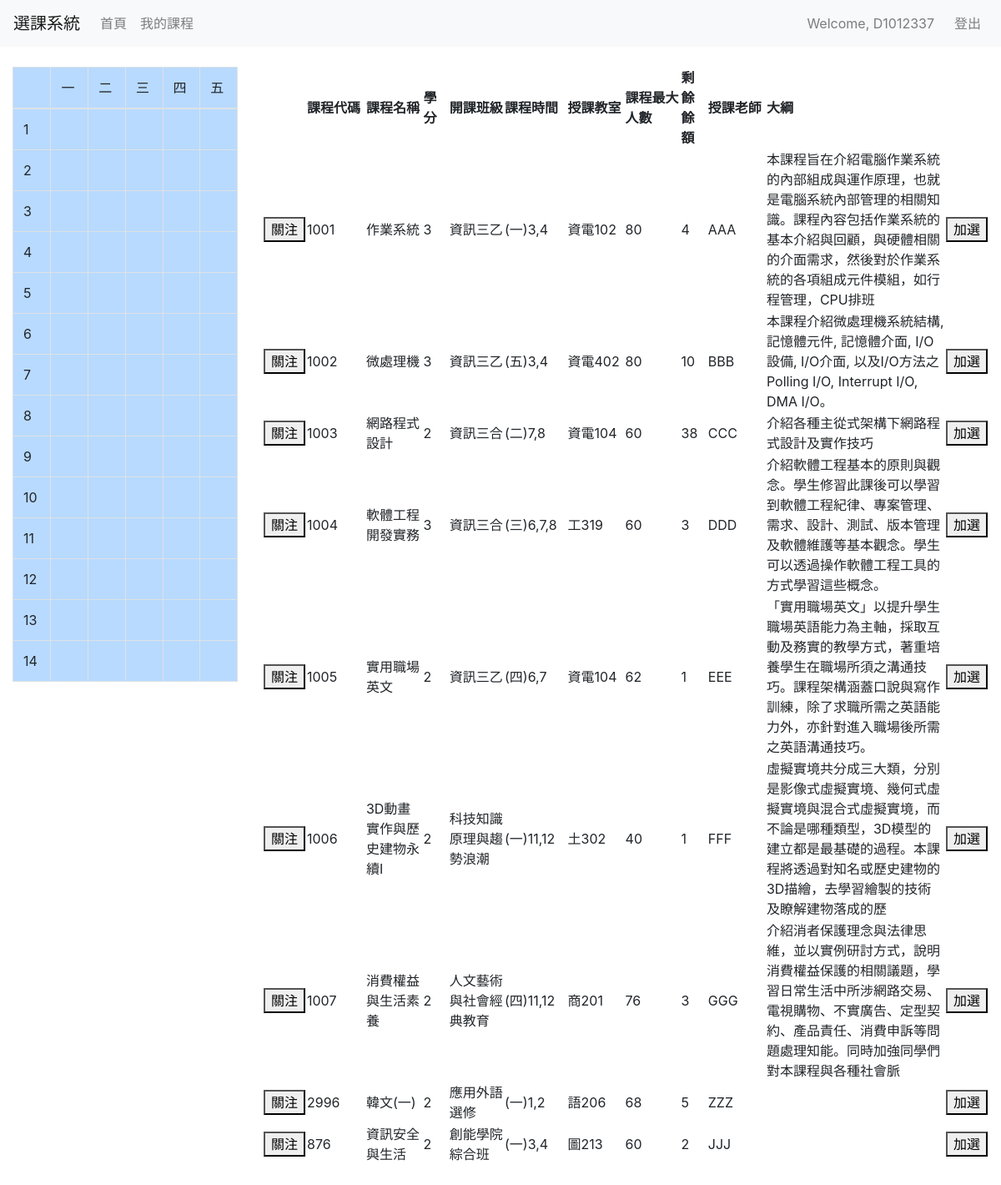
The app's page /app/index.php (signed in), older data.
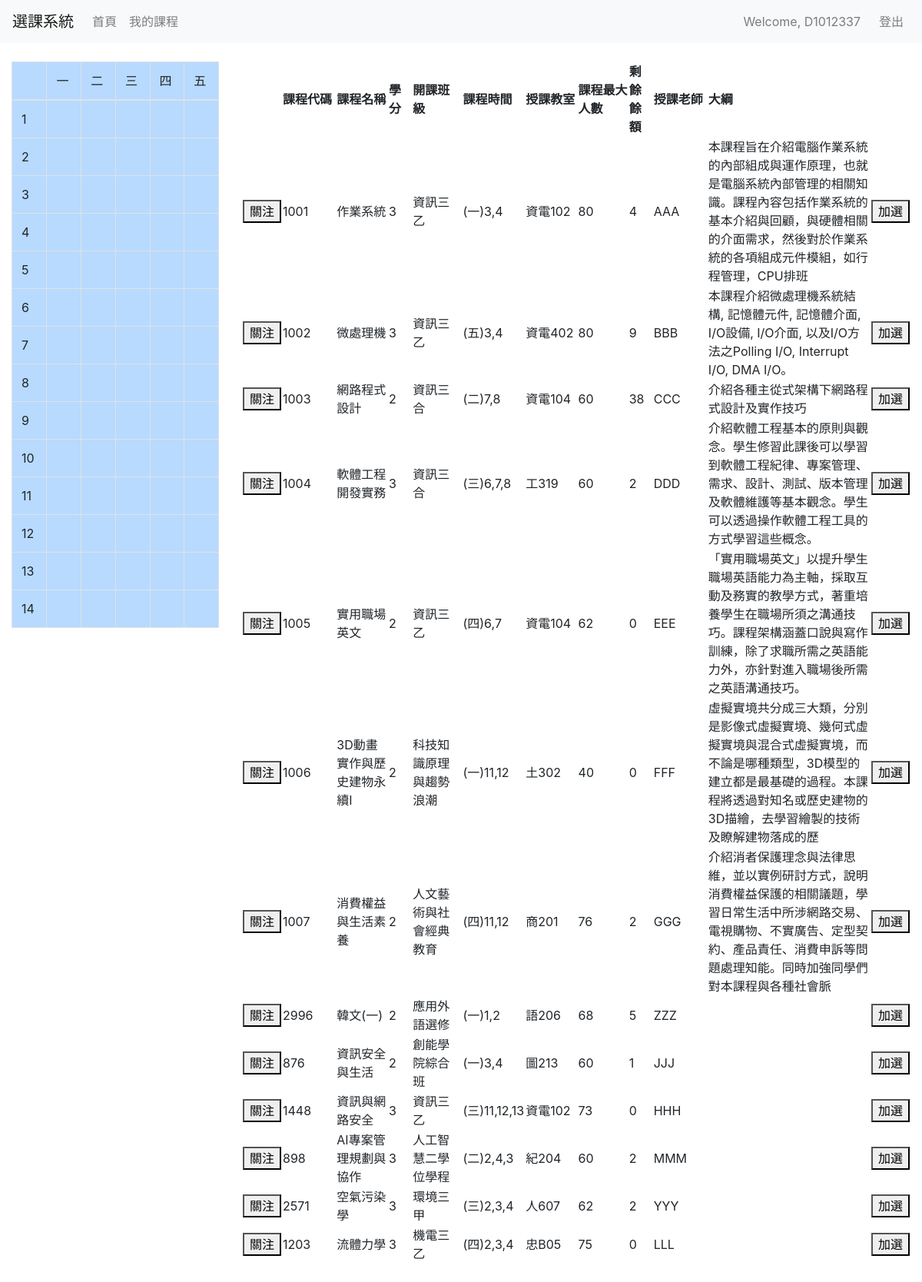
The same page, newer data.
### tables this page shows
CREATE TABLE `all_course` (
  `id` int(11) NOT NULL,
  `code` int(4) NOT NULL,
  `name` varchar(50) NOT NULL,
  `credit` int(1) NOT NULL,
  `opening_class` varchar(20) NOT NULL,
  `time` varchar(30) NOT NULL,
  `classroom` varchar(30) NOT NULL,
  `initial_quota` int(5) NOT NULL,
  `number_of_vacancies` int(5) NOT NULL,
  `teacher_id` char(8) NOT NULL,
  `outlined` varchar(100) NOT NULL
);

CREATE TABLE `teacher_information` (
  `id` char(8) NOT NULL,
  `name` varchar(20) NOT NULL,
  `email` varchar(30) NOT NULL
);

### app/GetDataFromDB.php (called while the page is built, shortened)
<?php
function GetCourse($conn, $tableName, $courseCode)
{
    $sql = "SELECT * FROM $tableName WHERE code='$courseCode'";
    $result = mysqli_query($conn, $sql);
    if (mysqli_num_rows($result) > 0) {
        return $result;
    }
    return null;
}
function GetFocusedCourse($conn, $studentId, $courseCode)
{
    $sql = "SELECT * FROM focused_course WHERE course_code='$courseCode' AND student_id='$studentId'";
    $result = mysqli_query($conn, $sql);
    return null;
}
function GetCourseTime($conn, $courseCode)
{
    $sql = "SELECT time FROM all_course WHERE code='$courseCode'";
    $result = mysqli_query($conn, $sql);
    if (mysqli_num_rows($result) > 0) {
        return $result;
    }
    return null;
}
function GetTeacherName($conn, $id)
{
    $sql = "SELECT name FROM teacher_information WHERE id='$id'";
    $result = mysqli_query($conn, $sql);
    if (mysqli_num_rows($result) > 0) {
        return $result;
    }
    return null;
}
function GetSelectedCourseFromAllCourse($conn, $id)
{
    $sql = "SELECT * FROM selected_course WHERE student_id = '$id'";
    $result = $conn->query($sql);
    return $result;
}
function GetCredit($conn, $id)
{
    $result = GetSelectedCourseFromAllCourse($conn, $id);
    $credit = 0;
    return $credit;
}
function ConfirmSelectedCourse($conn, $id, $code)
{
    $sql = "SELECT * FROM selected_course WHERE student_id = '$id'";
    $result = $conn->query($sql);
    return false;
}
?>

### app/index.php (the view, shortened to what this page needs)
<?php
    include("conn.php");
    include("GetDataFromDB.php");
?>
<!DOCTYPE html>
<html lang="en">
<head>
    <link rel="stylesheet" href="https://cdn.datatables.net/1.11.3/css/jquery.dataTables.min.css">
    <link rel="stylesheet" href="https://maxcdn.bootstrapcdn.com/bootstrap/4.0.0/css/bootstrap.min.css">
</head>
<body>
    <?php
    if (isset($_SESSION["loggedin"]) && $_SESSION["loggedin"] === true) {
        $user_nid = $_SESSION["nid"];
    } else {
        $user_nid = "";
    }
    ?>
    <nav class="navbar navbar-expand-lg navbar-light bg-light">
        <a class="navbar-brand" href="#">選課系統</a>
        <div class="collapse navbar-collapse" id="navbarNav">
            <ul class="navbar-nav mr-auto">
                <li class="nav-item">
                    <a class="nav-link" href="./index.php">首頁</a>
                </li>
                <li class="nav-item">
                    <a class="nav-link" href="./MyCourse.php">我的課程</a>
                </li>
            </ul>
            <ul class="navbar-nav ml-auto">
                <li class="nav-item">
                    <span class="navbar-text mr-3">
                        <?php echo "Welcome, $user_nid"; ?>
                    </span>
                </li>
                <li class="nav-item">
                    <a class="nav-link" href="logout.php">登出</a>
                </li>
            </ul>
        </div>
    </nav>
<div class="container-fluid">
        <div class="row py-4">
            <div class="col-md-3">
                <?php include("curriculum.php") ?>
            </div>
            <div class="col-md-9">
                <div class="container p-0 m-0" style="width: 100%; max-width: 100%;">
                <table id="table_id" class="display">
                        <thead>
                            <tr>
                                <th style='height: 15px;'></th>
                                <th>課程代碼</th>
                                <th>課程名稱</th>
                                <th>學分</th>
                                <th>開課班級</th>
                                <th>課程時間</th>
                                <th>授課教室</th>
                                <th>課程最大人數</th>
                                <th>剩餘餘額</th>
                                <th>授課老師</th>
                                <th>大綱</th>
                                <th></th>
                            </tr>
                        </thead>
                        <tbody>
                            <?php
                            $all_course_list_sql = "SELECT DISTINCT code FROM all_course";
                            $result = mysqli_query($conn, $all_course_list_sql);
                            $cnt = 0;
                            while ($codes = mysqli_fetch_row($result)) {
                                $all_course_codes[$cnt] = $codes[0];
                                $cnt++;
                            }
                            $codeCount = 0;
                            while ($cnt > 0) {
                                $result = GetCourse($conn, 'all_course', $all_course_codes[$codeCount]);
                                if ($result) {
                                    $row = $result->fetch_assoc(); ?>
                                    <tr>
                                        <td>
                                            <?php
                                            if (GetFocusedCourse($conn, $user_nid, $row['code'])) { ?>
                                                <a style="color: #587e31">已關注</a><?php
                                            }
                                            else { ?>
                                                <button id="focusBtn" style="width: 50px"
                                                        onclick="Focus(<?php echo $row['code']; ?>)">關注</button><?php
                                            }
                                            ?>
                                        </td>
                                        <td style='width: 9%;'>
                                            <?php echo $row['code']; ?>
                                        </td>
                                        <td style='width: 9%;'>
                                            <?php echo $row['name']; ?>
                                        </td>
                                        <td style='width: 4%;'>
                                            <?php echo $row['credit']; ?>
                                        </td>
                                        <td style='width: 9%;'>
                                            <?php echo $row['opening_class']; ?>
                                        </td>
                                        <?php
                                        $resultTmp = GetCourseTime($conn, $all_course_codes[$codeCount]);
                                        $timeStr = $resultTmp->fetch_row()[0];
                                        while ($rowTime = $resultTmp->fetch_assoc()) {
                                            $timeStr = $timeStr . ',' . str_split($rowTime['time'], 5)[1];
                                        } ?>
                                        <td style='width: 9%;'>
                                            <?php echo $timeStr; ?>
                                        </td>
                                        <td style='width: 9%;'>
                                            <?php echo $row['classroom']; ?>
                                        </td>
                                        <td style='width: 9%;'>
                                            <?php echo $row['initial_quota']; ?>
                                        </td>
                                        <td style='width: 4%;'>
                                            <?php echo $row['number_of_vacancies']; ?>
                                        </td>
                                        <td style='width: 9%;'>
                                            <?php echo GetTeacherName($conn, $row['teacher_id'])->fetch_row()[0]; ?>
                                        </td>
                                        <td style='width: 29%;'>
                                            <?php echo $row['outlined']; ?>
                                        </td>
                                        <td>
                                            <button id="addBtn" style="width: 50px"
                                                onclick="Add(<?php echo $row['code']; ?>, <?php echo GetCredit($conn, $_SESSION['nid']); ?>,
                                                <?php echo $row['number_of_vacancies']; ?>, <?php echo ConfirmSelectedCourse($conn, $_SESSION['nid'], $row['code']); ?>)">加選</button>
                                        </td>
                                    </tr>
                                    <?php
                                } else
                                    break;
                                $cnt--;
                                $codeCount++;
                            }
                            ?>
                        </tbody>
                    </table>
                </div>
            </div>
        </div>
</div>
</body>
</html>

### app/curriculum.php (shortened to what this page needs)
<?php
$weekday = ["一", "二", "三", "四", "五", "六", "日"];
$weekday_abbreviation = ["(一)", "(二)", "(三)", "(四)", "(五)", "(六)", "(日)"];
$course_time = ["1", "2", "3", "4", "5", "6",
                "7", "8", "9", "10", "11", "12",
                "13", "14"];
        echo "<table class='table table-bordered table-primary'>";
            echo "<thead>";
                echo "<tr>";
                echo "<td style='height: 25px;'></td>";
                for ($i = 0; $i < 5; $i++) {
                    $day = $weekday[$i];
                    echo "<td class='mr-0' style='width: 100px;'><font size='3'>" . $day . "</font></td>";
                }
                echo "</tr>";
            echo "</thead>";
            echo "<tbody>";
                for ($i = 0; $i < 14; $i++) {
                    echo "<tr>";
                        echo "<td class='mr-0' style='width: 100px;'><font size='3'>" . $course_time[$i] . "</font></td>";
                        for ($j = 0; $j < 5; $j++) {
                            $time = $weekday_abbreviation[$j] . $i + 1;
                            findSql($time);
                        }
                    echo "</tr>";
                }
            echo "</tbody>";
        echo "</table>";
        function findSql ($time) {
            include("conn.php");
            $select_course_sql = "SELECT DISTINCT *
                                    FROM selected_course sc
                                    JOIN all_course ac
                                    ON sc.course_code = ac.code AND sc.time = ac.time;
                                    ";
            $result = mysqli_query($conn, $select_course_sql);
            echo "<td class='mr-0'><font size='3'>";
            echo "</font></td>";
        }
?>

Row changes from the older to the newer data that the page shows:
changed all_course "微處理機": number_of_vacancies "10" → "9"
changed all_course "軟體工程開發實務": number_of_vacancies "3" → "2"
changed all_course "實用職場英文": number_of_vacancies "1" → "0"
changed all_course "3D動畫實作與歷史建物永續I": number_of_vacancies "1" → "0"
changed all_course "消費權益與生活素養": number_of_vacancies "3" → "2"
changed all_course "資訊安全與生活": number_of_vacancies "2" → "1"
added all_course: code "1448", name "資訊與網路安全", credit "3", opening_class "資訊三乙", timeStr "(三)11,12,13", classroom "資電102", initial_quota "73", number_of_vacancies "0", teacher.name "HHH"
added all_course: code "898", name "AI專案管理規劃與協作", credit "3", opening_class "人工智慧二學位學程", timeStr "(二)2,4,3", classroom "紀204", initial_quota "60", number_of_vacancies "2", teacher.name "MMM"
added all_course: code "2571", name "空氣污染學", credit "3", opening_class "環境三甲", timeStr "(三)2,3,4", classroom "人607", initial_quota "62", number_of_vacancies "2", teacher.name "YYY"
added all_course: code "1203", name "流體力學", credit "3", opening_class "機電三乙", timeStr "(四)2,3,4", classroom "忠B05", initial_quota "75", number_of_vacancies "0", teacher.name "LLL"
